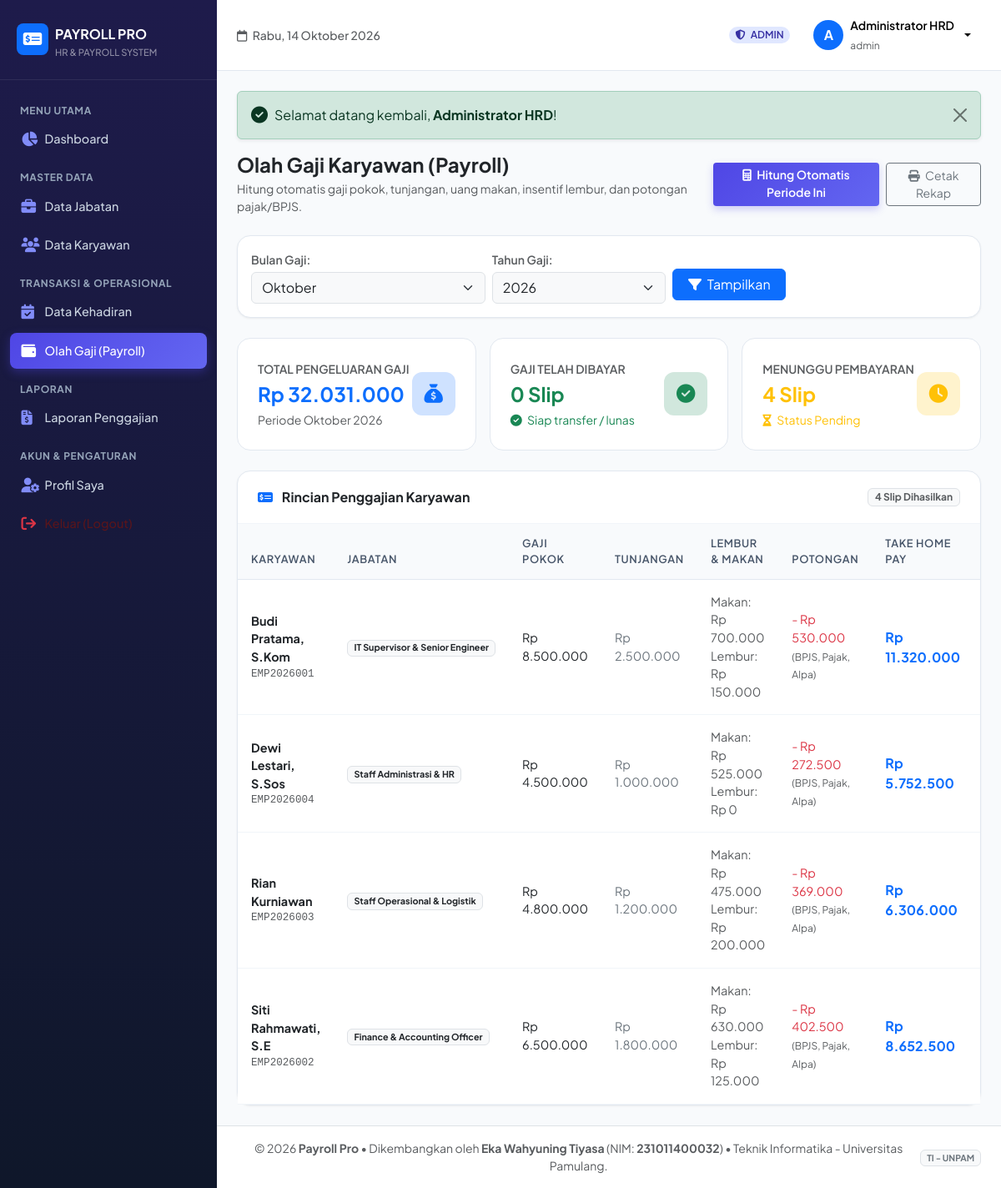
/penggajian/index.php (signed in), run on the app's committed database.
### tables this page shows
CREATE TABLE `gaji` (
  `id` INT AUTO_INCREMENT PRIMARY KEY,
  `karyawan_id` INT NOT NULL,
  `bulan` INT NOT NULL,
  `tahun` INT NOT NULL,
  `gaji_pokok` DECIMAL(15,2) NOT NULL DEFAULT 0,
  `tunjangan_jabatan` DECIMAL(15,2) NOT NULL DEFAULT 0,
  `uang_makan` DECIMAL(15,2) NOT NULL DEFAULT 0,
  `insentif_lembur` DECIMAL(15,2) NOT NULL DEFAULT 0,
  `potongan_alpa` DECIMAL(15,2) NOT NULL DEFAULT 0,
  `potongan_bpjs` DECIMAL(15,2) NOT NULL DEFAULT 0,
  `potongan_pph21` DECIMAL(15,2) NOT NULL DEFAULT 0,
  `total_pendapatan` DECIMAL(15,2) NOT NULL DEFAULT 0,
  `total_potongan` DECIMAL(15,2) NOT NULL DEFAULT 0,
  `take_home_pay` DECIMAL(15,2) NOT NULL DEFAULT 0,
  `status` ENUM('Pending', 'Dibayar') NOT NULL DEFAULT 'Pending',
  `tanggal_bayar` DATE DEFAULT NULL,
  `catatan` TEXT DEFAULT NULL,
  `created_at` TIMESTAMP DEFAULT CURRENT_TIMESTAMP,
  UNIQUE KEY `unique_gaji_periode` (`karyawan_id`, `bulan`, `tahun`),
  INDEX (`karyawan_id`),
  CONSTRAINT `fk_gaji_karyawan` FOREIGN KEY (`karyawan_id`) REFERENCES `karyawan` (`id`) ON DELETE CASCADE ON UPDATE CASCADE
);

CREATE TABLE `karyawan` (
  `id` INT AUTO_INCREMENT PRIMARY KEY,
  `user_id` INT NULL,
  `nip` VARCHAR(30) NOT NULL UNIQUE,
  `nama` VARCHAR(100) NOT NULL,
  `email` VARCHAR(100) NOT NULL,
  `jabatan_id` INT NOT NULL,
  `jenis_kelamin` ENUM('Laki-laki', 'Perempuan') NOT NULL DEFAULT 'Laki-laki',
  `no_telepon` VARCHAR(20) DEFAULT NULL,
  `alamat` TEXT DEFAULT NULL,
  `status_kepegawaian` ENUM('Tetap', 'Kontrak', 'Magang') NOT NULL DEFAULT 'Tetap',
  `tanggal_masuk` DATE NOT NULL,
  `no_rekening` VARCHAR(50) NOT NULL,
  `nama_bank` VARCHAR(50) NOT NULL DEFAULT 'BCA',
  `foto` VARCHAR(255) DEFAULT 'default.png',
  `created_at` TIMESTAMP DEFAULT CURRENT_TIMESTAMP,
  INDEX (`jabatan_id`),
  INDEX (`user_id`),
  CONSTRAINT `fk_karyawan_jabatan` FOREIGN KEY (`jabatan_id`) REFERENCES `jabatan` (`id`) ON DELETE RESTRICT ON UPDATE CASCADE,
  CONSTRAINT `fk_karyawan_user` FOREIGN KEY (`user_id`) REFERENCES `users` (`id`) ON DELETE SET NULL ON UPDATE CASCADE
);

CREATE TABLE `jabatan` (
  `id` INT AUTO_INCREMENT PRIMARY KEY,
  `nama_jabatan` VARCHAR(100) NOT NULL,
  `gaji_pokok` DECIMAL(15,2) NOT NULL DEFAULT 0,
  `tunjangan_jabatan` DECIMAL(15,2) NOT NULL DEFAULT 0,
  `uang_makan_per_hari` DECIMAL(15,2) NOT NULL DEFAULT 25000,
  `created_at` TIMESTAMP DEFAULT CURRENT_TIMESTAMP
);

### config/app.php (called while the page is built, shortened)
<?php
function base_url($path = '') {
    $protocol = (!empty($_SERVER['HTTPS']) && $_SERVER['HTTPS'] !== 'off' || (isset($_SERVER['SERVER_PORT']) && $_SERVER['SERVER_PORT'] == 443)) ? "https://" : "http://";
    $host = $_SERVER['HTTP_HOST'] ?? 'localhost';
    $docRoot = realpath($_SERVER['DOCUMENT_ROOT'] ?? '');
    $appRoot = realpath(__DIR__ . '/..');
    $subDir = '';
    if ($docRoot && $appRoot && strpos($appRoot, $docRoot) === 0) {
        $subDir = str_replace('\\', '/', substr($appRoot, strlen($docRoot)));
    } else {
        $script = $_SERVER['SCRIPT_NAME'] ?? '';
        if (stripos($script, '/Aplikasi Gaji') !== false) {
            $subDir = '/Aplikasi Gaji';
        }
    }
    $url = $protocol . $host . rtrim($subDir, '/');
    $path = ltrim($path, '/');
    return $url . ($path !== '' ? '/' . $path : '');
}
function format_rupiah($angka, $with_prefix = true) {
    $angka = floatval($angka);
    $formatted = number_format($angka, 0, ',', '.');
    return $with_prefix ? 'Rp ' . $formatted : $formatted;
}
function bulan_indonesia($bln) {
    $bulan_arr = [
        1 => 'Januari', 2 => 'Februari', 3 => 'Maret', 4 => 'April',
        5 => 'Mei', 6 => 'Juni', 7 => 'Juli', 8 => 'Agustus',
        9 => 'September', 10 => 'Oktober', 11 => 'November', 12 => 'Desember'
    ];
    return $bulan_arr[(int)$bln] ?? '';
}
function daftar_bulan() {
    return [
        1 => 'Januari', 2 => 'Februari', 3 => 'Maret', 4 => 'April',
        5 => 'Mei', 6 => 'Juni', 7 => 'Juli', 8 => 'Agustus',
        9 => 'September', 10 => 'Oktober', 11 => 'November', 12 => 'Desember'
    ];
}

### penggajian/index.php (the view, shortened to what this page needs)
<?php
require_once __DIR__ . '/../config/app.php';
$bulan = (int)($_GET['bulan'] ?? date('n'));
$tahun = (int)($_GET['tahun'] ?? date('Y'));
$stmt = $pdo->prepare("SELECT g.*, k.nama as nama_karyawan, k.nip, k.nama_bank, k.no_rekening, j.nama_jabatan
    FROM gaji g
    JOIN karyawan k ON g.karyawan_id = k.id
    JOIN jabatan j ON k.jabatan_id = j.id
    WHERE g.bulan = ? AND g.tahun = ?
    ORDER BY k.nama ASC");
$stmt->execute([$bulan, $tahun]);
$gaji_list = $stmt->fetchAll();
$total_thp = 0;
$total_dibayar = 0;
$total_pending = 0;
foreach ($gaji_list as $row) {
    $total_thp += (float)$row['take_home_pay'];
    if ($row['status'] === 'Dibayar') {
        $total_dibayar++;
    } else {
        $total_pending++;
    }
}
include __DIR__ . '/../includes/header.php';
?>
<div class="d-md-flex align-items-center justify-content-between mb-4">
    <div>
        <h4 class="fw-bold mb-1 text-dark">Olah Gaji Karyawan (Payroll)</h4>
        <p class="text-muted small mb-0">Hitung otomatis gaji pokok, tunjangan, uang makan, insentif lembur, dan potongan pajak/BPJS.</p>
    </div>
    <div class="mt-3 mt-md-0 d-flex gap-2">
        <a href="<?= base_url("penggajian/generate.php?bulan={$bulan}&tahun={$tahun}") ?>" class="btn btn-primary-gradient btn-sm" onclick="return confirm('Kalkulasi ulang seluruh gaji karyawan periode <?= bulan_indonesia($bulan) . ' ' . $tahun ?>?')">
            <i class="fa-solid fa-calculator me-1"></i> Hitung Otomatis Periode Ini
        </a>
        <a href="<?= base_url("laporan/cetak.php?bulan={$bulan}&tahun={$tahun}") ?>" target="_blank" class="btn btn-outline-secondary btn-sm">
            <i class="fa-solid fa-print me-1"></i> Cetak Rekap
        </a>
    </div>
</div>
<div class="card-modern p-3 mb-4">
    <form method="GET" action="" class="row g-2 align-items-center">
        <div class="col-12 col-md-4">
            <label class="form-label small fw-semibold text-muted mb-1">Bulan Gaji:</label>
            <select name="bulan" class="form-select bg-light">
                <?php foreach (daftar_bulan() as $num => $nama_bln): ?>
                    <option value="<?= $num ?>" <?= ($bulan === $num) ? 'selected' : '' ?>><?= $nama_bln ?></option>
                <?php endforeach; ?>
            </select>
        </div>
        <div class="col-12 col-md-3">
            <label class="form-label small fw-semibold text-muted mb-1">Tahun Gaji:</label>
            <select name="tahun" class="form-select bg-light">
                <?php for ($y = date('Y') - 2; $y <= date('Y') + 1; $y++): ?>
                    <option value="<?= $y ?>" <?= ($tahun === $y) ? 'selected' : '' ?>><?= $y ?></option>
                <?php endfor; ?>
            </select>
        </div>
        <div class="col-12 col-md-2 mt-md-4 pt-md-1">
            <button type="submit" class="btn btn-primary w-100"><i class="fa-solid fa-filter me-1"></i> Tampilkan</button>
        </div>
    </form>
</div>
<div class="row g-3 mb-4">
    <div class="col-12 col-sm-4">
        <div class="stat-card">
            <div class="d-flex align-items-center justify-content-between">
                <div>
                    <span class="text-muted small fw-semibold text-uppercase">Total Pengeluaran Gaji</span>
                    <h4 class="fw-bold my-1 text-primary"><?= format_rupiah($total_thp) ?></h4>
                    <span class="text-muted small">Periode <?= bulan_indonesia($bulan) . ' ' . $tahun ?></span>
                </div>
                <div class="stat-icon-wrapper bg-primary-subtle text-primary">
                    <i class="fa-solid fa-sack-dollar"></i>
                </div>
            </div>
        </div>
    </div>
    <div class="col-12 col-sm-4">
        <div class="stat-card">
            <div class="d-flex align-items-center justify-content-between">
                <div>
                    <span class="text-muted small fw-semibold text-uppercase">Gaji Telah Dibayar</span>
                    <h4 class="fw-bold my-1 text-success"><?= $total_dibayar ?> Slip</h4>
                    <span class="text-success small"><i class="fa-solid fa-check-circle me-1"></i> Siap transfer / lunas</span>
                </div>
                <div class="stat-icon-wrapper bg-success-subtle text-success">
                    <i class="fa-solid fa-circle-check"></i>
                </div>
            </div>
        </div>
    </div>
    <div class="col-12 col-sm-4">
        <div class="stat-card">
            <div class="d-flex align-items-center justify-content-between">
                <div>
                    <span class="text-muted small fw-semibold text-uppercase">Menunggu Pembayaran</span>
                    <h4 class="fw-bold my-1 text-warning"><?= $total_pending ?> Slip</h4>
                    <span class="text-warning small"><i class="fa-solid fa-hourglass-half me-1"></i> Status Pending</span>
                </div>
                <div class="stat-icon-wrapper bg-warning-subtle text-warning">
                    <i class="fa-solid fa-clock"></i>
                </div>
            </div>
        </div>
    </div>
</div>
<div class="card-modern">
    <div class="card-header-clean d-flex align-items-center justify-content-between">
        <h6 class="fw-bold mb-0 text-dark">
            <i class="fa-solid fa-money-check-dollar text-primary me-2"></i> Rincian Penggajian Karyawan
        </h6>
        <span class="badge bg-light text-muted border"><?= count($gaji_list) ?> Slip Dihasilkan</span>
    </div>
    <div class="table-responsive">
        <table class="table table-modern align-middle">
            <thead>
                <tr>
                    <th>Karyawan</th>
                    <th>Jabatan</th>
                    <th>Gaji Pokok</th>
                    <th>Tunjangan</th>
                    <th>Lembur & Makan</th>
                    <th>Potongan</th>
                    <th>Take Home Pay</th>
                    <th>Status</th>
                </tr>
            </thead>
            <tbody>
                <?php if (empty($gaji_list)): ?>
                    <tr>
                        <td colspan="9" class="text-center py-5 text-muted">
                            <i class="fa-solid fa-receipt fs-2 mb-2 d-block text-secondary"></i>
                            Belum ada kalkulasi gaji untuk periode <?= bulan_indonesia($bulan) . ' ' . $tahun ?>.<br>
                            <a href="<?= base_url("penggajian/generate.php?bulan={$bulan}&tahun={$tahun}") ?>" class="btn btn-sm btn-primary mt-2">
                                <i class="fa-solid fa-bolt me-1"></i> Hitung Gaji Periode Ini Sekarang
                            </a>
                        </td>
                    </tr>
                <?php else: ?>
                    <?php foreach ($gaji_list as $row): ?>
                        <tr>
                            <td>
                                <strong class="text-dark"><?= htmlspecialchars($row['nama_karyawan']) ?></strong>
                                <div class="text-muted small font-monospace"><?= htmlspecialchars($row['nip']) ?></div>
                            </td>
                            <td><span class="badge bg-light text-dark border"><?= htmlspecialchars($row['nama_jabatan']) ?></span></td>
                            <td class="text-dark"><?= format_rupiah($row['gaji_pokok']) ?></td>
                            <td class="text-secondary"><?= format_rupiah($row['tunjangan_jabatan']) ?></td>
                            <td class="text-muted small">
                                <div>Makan: <?= format_rupiah($row['uang_makan']) ?></div>
                                <div>Lembur: <?= format_rupiah($row['insentif_lembur']) ?></div>
                            </td>
                            <td class="text-danger small">
                                <div>- <?= format_rupiah($row['total_potongan']) ?></div>
                                <span class="text-muted" style="font-size: 0.75rem;">(BPJS, Pajak, Alpa)</span>
                            </td>
                            <td>
                                <strong class="text-primary fs-6"><?= format_rupiah($row['take_home_pay']) ?></strong>
                            </td>
                            <td>
                            </td>
                        </tr>
                    <?php endforeach; ?>
                <?php endif; ?>
            </tbody>
        </table>
    </div>
</div>
<?php include __DIR__ . '/../includes/footer.php'; ?>

### assets/css/style.css (style rules this page uses)
:root { --primary: #4f46e5; --primary-hover: #4338ca; --primary-light: #eef2ff; --secondary: #0ea5e9; --accent: #8b5cf6; --success: #10b981; --warning: #f59e0b; --danger: #ef4444; --dark-bg: #0f172a; --sidebar-bg: #1e1b4b; --sidebar-hover: #312e81; --card-bg: #ffffff; --text-main: #1e293b; --text-muted: #64748b; --border-color: #e2e8f0; }
body { font-family: 'Plus Jakarta Sans', -apple-system, BlinkMacSystemFont, sans-serif; background-color: #f8fafc; color: var(--text-main); min-height: 100vh; }
.card-modern { background: #ffffff; border: 1px solid var(--border-color); border-radius: 1rem; box-shadow: 0 1px 3px 0 rgba(0, 0, 0, 0.05), 0 1px 2px -1px rgba(0, 0, 0, 0.05); transition: all 0.25s ease; }
.card-header-clean { background: transparent; border-bottom: 1px solid #f1f5f9; padding: 1.25rem 1.5rem; }
.stat-card { position: relative; overflow: hidden; border-radius: 1rem; border: 1px solid var(--border-color); background: #ffffff; padding: 1.5rem; transition: transform 0.2s, box-shadow 0.2s; }
.stat-icon-wrapper { width: 52px; height: 52px; border-radius: 0.75rem; display: flex; align-items: center; justify-content: center; font-size: 1.4rem; }
.table-modern { margin-bottom: 0; }
.table-modern thead th { background-color: #f8fafc; color: #475569; font-weight: 600; font-size: 0.8rem; text-transform: uppercase; letter-spacing: 0.05em; border-bottom: 1px solid #e2e8f0; padding: 0.85rem 1rem; }
.table-modern tbody td { padding: 1rem; vertical-align: middle; border-bottom: 1px solid #f1f5f9; font-size: 0.9rem; }
.btn-primary-gradient { background: linear-gradient(135deg, #4f46e5 0%, #6366f1 100%); color: white; border: none; font-weight: 600; box-shadow: 0 4px 10px rgba(79, 70, 229, 0.25); transition: all 0.2s; }

### data on the page
gaji: karyawan.nama "Budi Pratama, S.Kom", karyawan.nip "EMP2026001", jabatan.nama_jabatan "IT Supervisor & Senior Engineer", gaji_pokok "Rp 8.500.000", tunjangan_jabatan "Rp 2.500.000", uang_makan "Rp 700.000", insentif_lembur "Rp 150.000", total_potongan "Rp 530.000", take_home_pay "Rp 11.320.000"
gaji: karyawan.nama "Dewi Lestari, S.Sos", karyawan.nip "EMP2026004", jabatan.nama_jabatan "Staff Administrasi & HR", gaji_pokok "Rp 4.500.000", tunjangan_jabatan "Rp 1.000.000", uang_makan "Rp 525.000", insentif_lembur "Rp 0", total_potongan "Rp 272.500", take_home_pay "Rp 5.752.500"
gaji: karyawan.nama "Rian Kurniawan", karyawan.nip "EMP2026003", jabatan.nama_jabatan "Staff Operasional & Logistik", gaji_pokok "Rp 4.800.000", tunjangan_jabatan "Rp 1.200.000", uang_makan "Rp 475.000", insentif_lembur "Rp 200.000", total_potongan "Rp 369.000", take_home_pay "Rp 6.306.000"
gaji: karyawan.nama "Siti Rahmawati, S.E", karyawan.nip "EMP2026002", jabatan.nama_jabatan "Finance & Accounting Officer", gaji_pokok "Rp 6.500.000", tunjangan_jabatan "Rp 1.800.000", uang_makan "Rp 630.000", insentif_lembur "Rp 125.000", total_potongan "Rp 402.500", take_home_pay "Rp 8.652.500"

### other printed values
$user['role'] "ADMIN"
substr($user['nama_lengkap'], 0, 1) "A"
$user['nama_lengkap'] "Administrator HRD"
$user['username'] "admin"
$msg "Selamat datang kembali, Administrator HRD !"
format_rupiah($total_thp) "Rp 32.031.000"
bulan_indonesia($bulan) "Oktober"
$tahun "2026"
$total_dibayar "0"
$total_pending "4"
count($gaji_list) "4"
form field bulan "Oktober"
form field tahun "2026"
